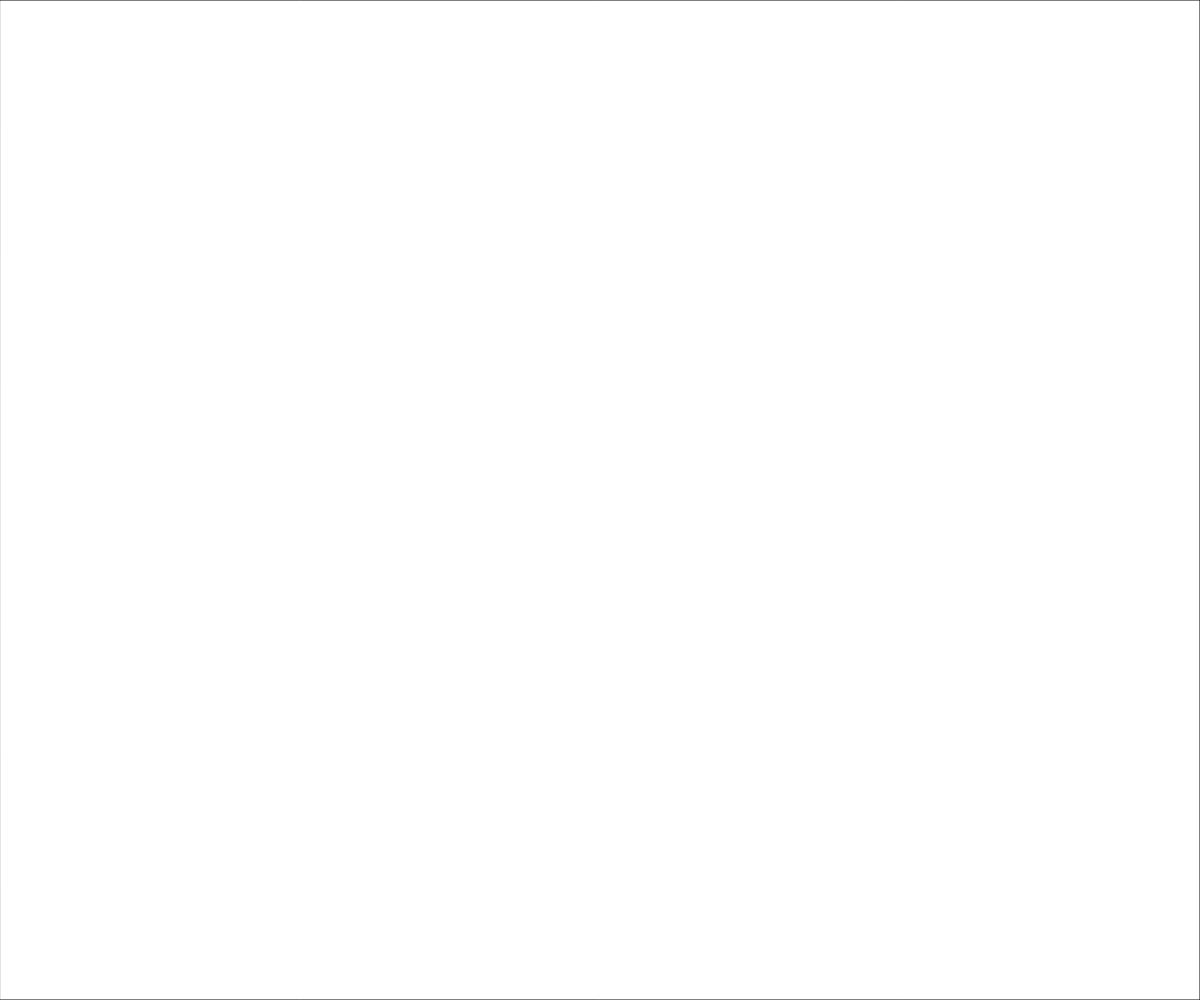
Frame 1 (no input)
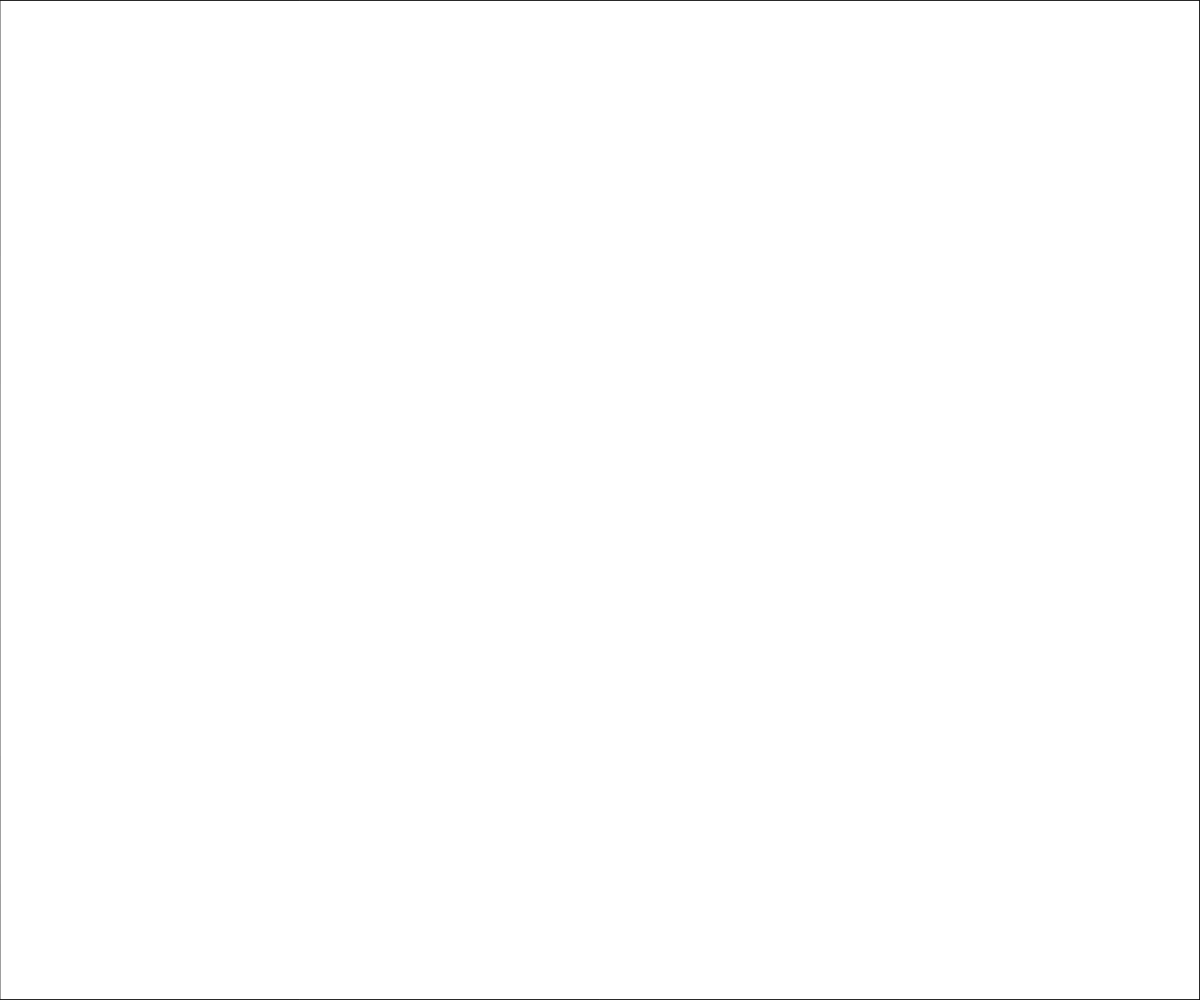
Frame 60 (no input)
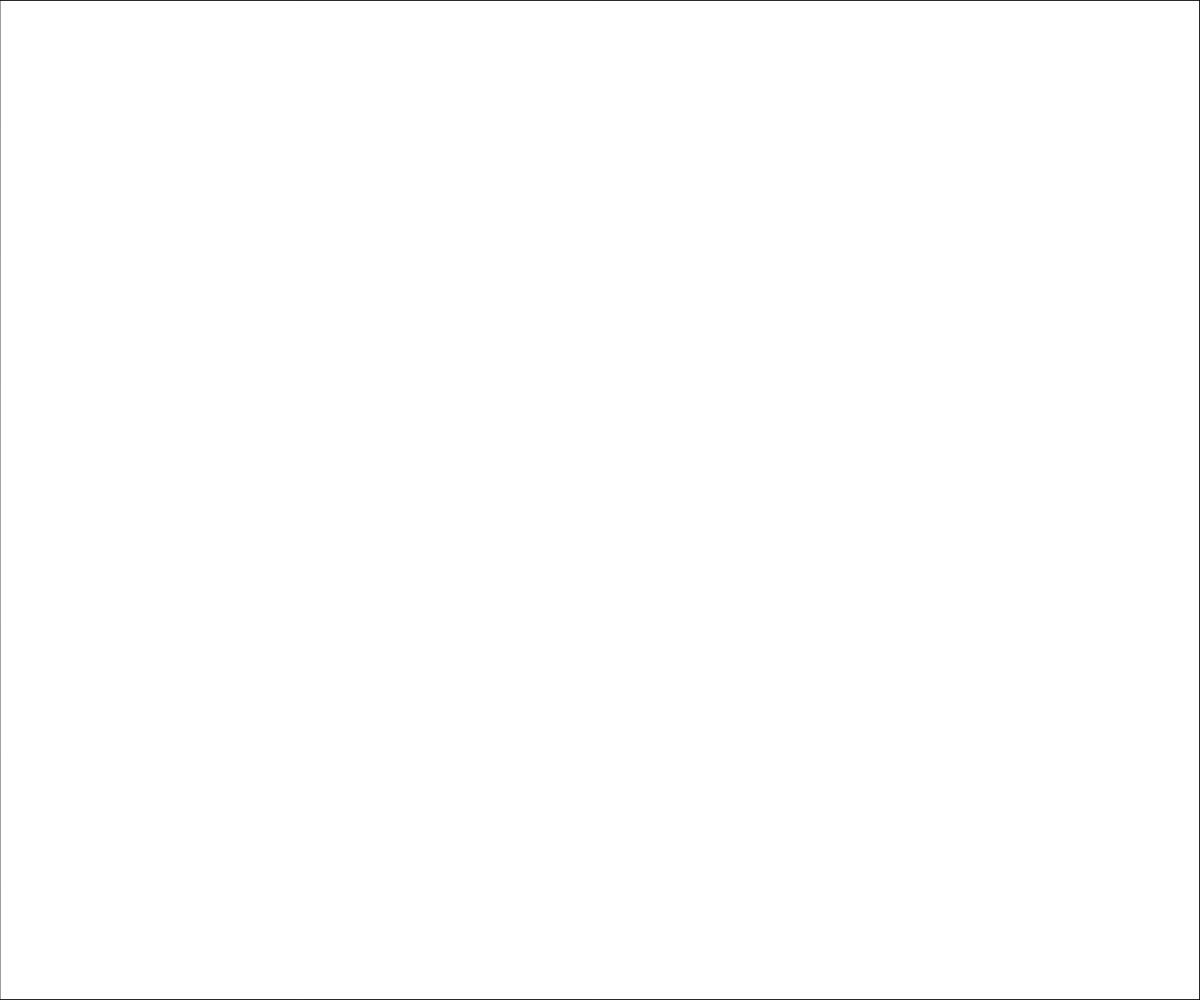
Frame 120 (the mouse pressed at the canvas centre since frame 60)

The p5.js sketch that drew these frames (run headless with seeded random() and noise() and a simulated clock; from frame 60 on, the mouse is pressed at the canvas centre):

// p5.js sketch
// ── sketch.js
function setup() {
  // uncomment this line to make the canvas the full size of the window
    createCanvas(windowWidth, windowHeight);
    //background (255,255,255);
}

function draw() {
    fill(255,255,255,50);
    rect(0,0,width,height);
}

function keyPressed() {
    //draw a diagonal line starting from top left corner
    line(0, 0, width, height);

}

function keyReleased() {
    //draw a diagonal line starting from the top right corner
    line(width, 0, 0, height);

}

function mousePressed() {
    ellipse(width/2, 20, 20, 20);
}
function mouseReleased() {
    ellipse(width/2, height-20, 20, 20);
}

function mouseMoved() {
    // pmouseX is the previous point the mouse was at
    line(mouseX, mouseY, pmouseX, pmouseY);
}

function mouseDragged() {
    rect(mouseX, mouseY, 10, 10);

}
